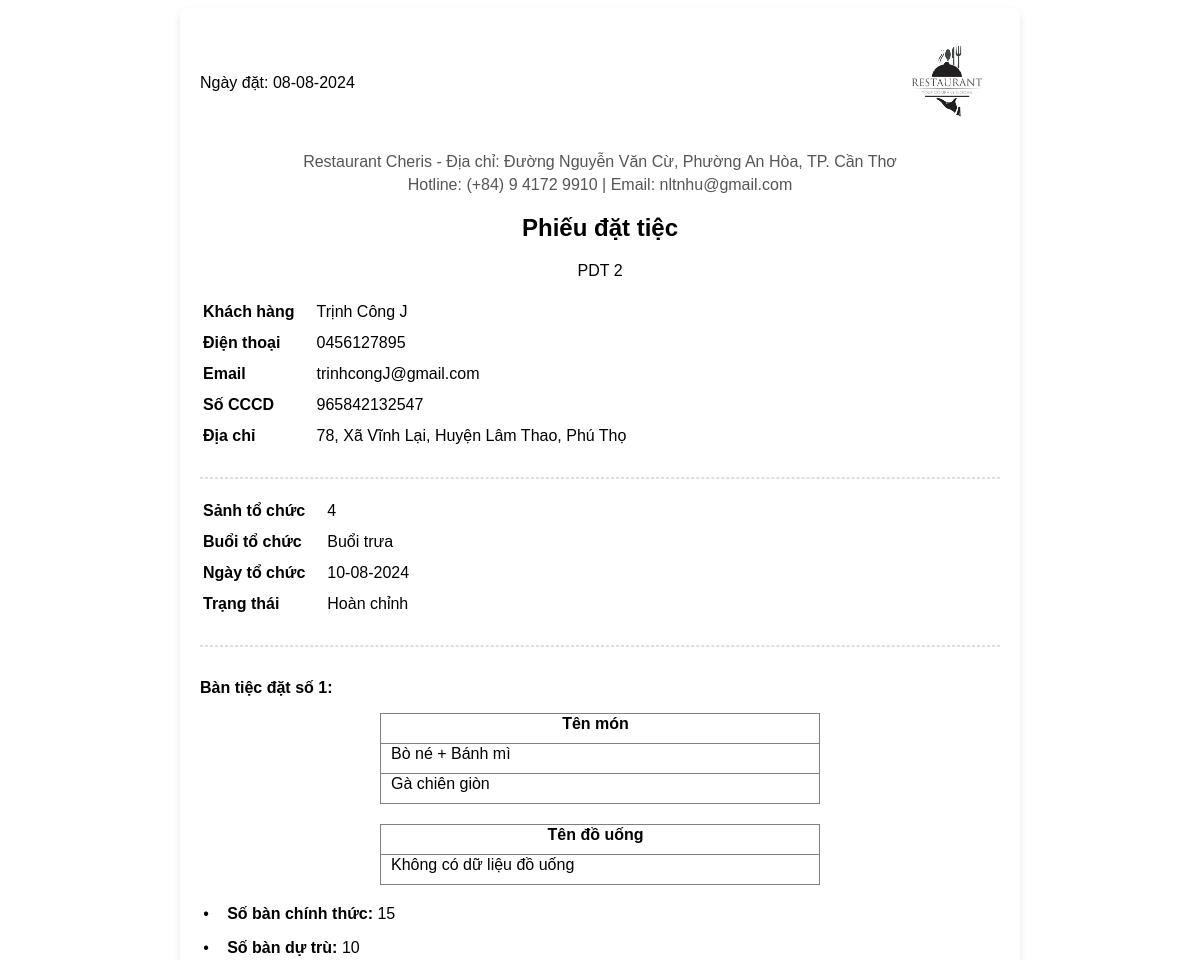
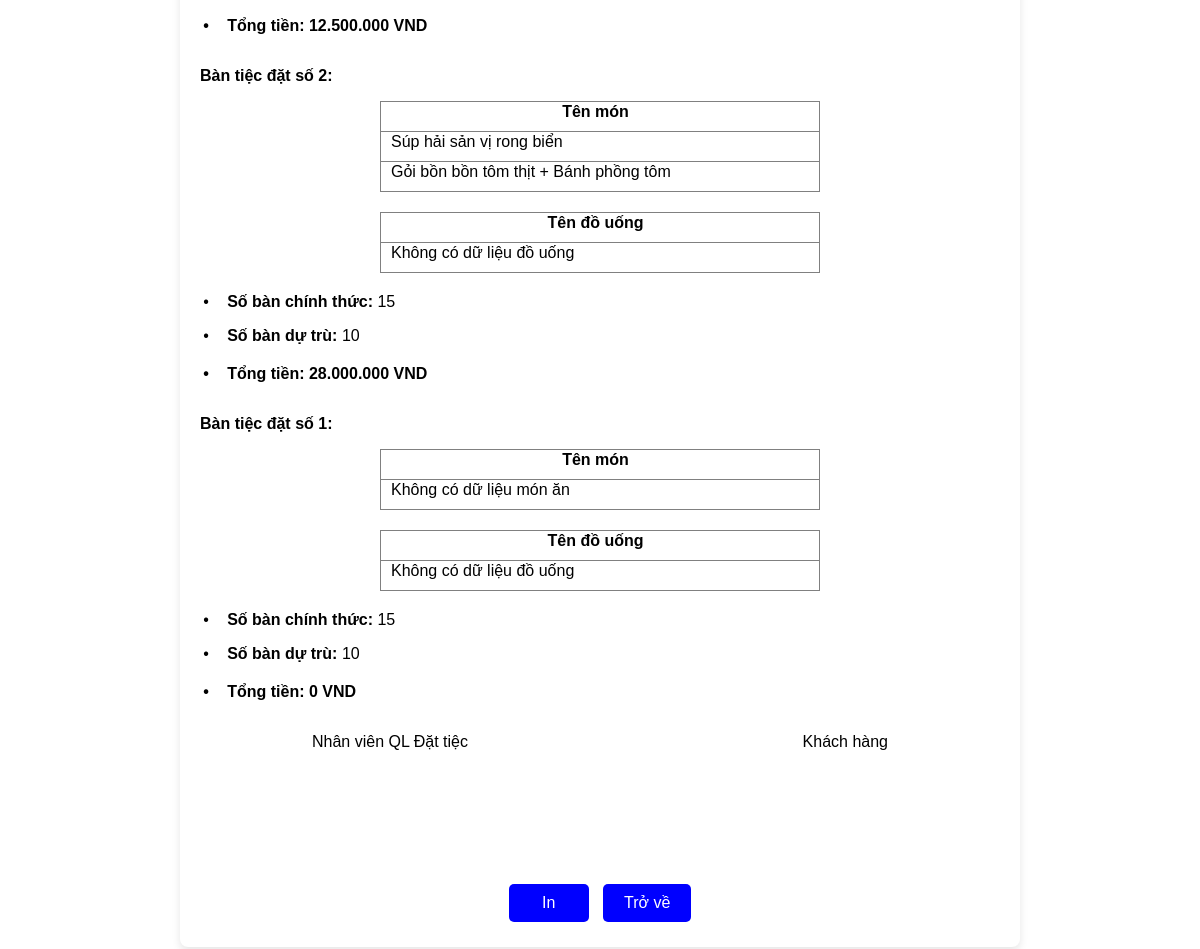
The page /content/phieudattiec/chi-tiet.php?sopdt=2 on the database its author committed (2 pictures, top to bottom).
### tables this page shows
CREATE TABLE `phieudattiec` (
  `sopdt` int(11) NOT NULL,
  `sohd` int(11) NOT NULL,
  `makh` int(11) NOT NULL,
  `stt_sanh` int(11) NOT NULL,
  `mabuoi` int(11) NOT NULL,
  `malt` int(11) NOT NULL,
  `ma_ctkm` int(11) NOT NULL,
  `ngaydat` varchar(255) NOT NULL,
  `ngaytochuc` varchar(255) NOT NULL,
  `trangthai` varchar(255) NOT NULL,
  `tiencoc` int(11) NOT NULL,
  `tiengiamgia` int(11) NOT NULL
);

CREATE TABLE `khachhang` (
  `makh` int(11) NOT NULL,
  `hoten` varchar(255) NOT NULL,
  `sodt` varchar(20) NOT NULL,
  `email` varchar(255) NOT NULL,
  `socccd` varchar(20) NOT NULL,
  `ngaycap` date NOT NULL,
  `noicap` varchar(255) NOT NULL,
  `so_nha` varchar(50) NOT NULL,
  `tinh_thanhpho` int(11) NOT NULL,
  `quan_huyen` int(11) NOT NULL,
  `phuong_xa` int(11) NOT NULL
);

CREATE TABLE `phuong_xa` (
  `mapx` int(11) NOT NULL,
  `ma_qh` int(11) NOT NULL,
  `tenpx` varchar(255) NOT NULL
);

CREATE TABLE `quan_huyen` (
  `maqh` int(11) NOT NULL,
  `ma_tinhtp` int(11) NOT NULL,
  `tenqh` varchar(255) NOT NULL
);

CREATE TABLE `tinh_thanhpho` (
  `matinhtp` int(11) NOT NULL,
  `ten_tinhtp` varchar(255) NOT NULL
);

CREATE TABLE `buoi` (
  `MABUOI` int(10) NOT NULL,
  `TENBUOI` varchar(255) NOT NULL,
  `GIOBD` char(10) NOT NULL,
  `GIOKT` char(10) NOT NULL
);

CREATE TABLE `bantiecdat` (
  `stt_btd` int(11) NOT NULL,
  `ten_btd` varchar(100) NOT NULL,
  `gia_btd` int(11) NOT NULL
);

CREATE TABLE `dattiec` (
  `sopdt` int(11) NOT NULL,
  `stt_btd` int(11) NOT NULL,
  `soban_chinhthuc` int(11) NOT NULL,
  `soban_dutru` int(11) DEFAULT 0,
  `soban_sudung` int(11) DEFAULT 0
);

### content/phieudattiec/chi-tiet.php (the view, shortened to what this page needs)
<?php
$servername = "localhost";
$username = "root";
$password = "";
$dbname = "tochuctiec";
$conn = new mysqli($servername, $username, $password, $dbname);
$sopdt = isset($_GET['sopdt']) ? $_GET['sopdt'] : null;
if ($sopdt) {
    $sql = "SELECT
                p.*,
                k.hoten, k.sodt, k.so_nha, k.email, k.socccd, px.tenpx, qh.tenqh, tt.ten_tinhtp,b.TENBUOI
            FROM phieudattiec p
            LEFT JOIN khachhang k ON p.makh = k.makh
            LEFT JOIN phuong_xa px ON k.phuong_xa = px.mapx
            LEFT JOIN quan_huyen qh ON k.quan_huyen = qh.maqh
            LEFT JOIN tinh_thanhpho tt ON k.tinh_thanhpho = tt.matinhtp
            LEFT JOIN buoi b ON p.mabuoi = b.MABUOI
            WHERE p.sopdt = ?";
    $stmt = $conn->prepare($sql);
    $stmt->bind_param('s', $sopdt);
    $stmt->execute();
    $result = $stmt->get_result();
    $data = $result->fetch_assoc();
} else {
    echo "Không tìm thấy mã phiếu!";
    exit;
}
?>
<!DOCTYPE html>
<html lang="vi">
<head>
    <link rel="stylesheet" href="css2/menu.css">
</head>
<body>
    <div class="invoice-container">
        <div class="invoice-header-content" style="display: flex;justify-content: space-between; align-items: center;">
            <div>
            <?php if ($data): ?>
                <tr>
                    <th>Ngày đặt: </th>
                    <td><?= htmlspecialchars(date('d-m-Y', strtotime($data['ngaydat']))) ?></td>
                </tr>
            </div>
            <div>
                <img src="img/logo.png" style="width: 105px; height:105px" alt="Restaurant Logo">
            </div>
        </div>
        <div class="invoice-header" style="margin-top: 1rem;">
            <p>Restaurant Cheris - Địa chỉ: Đường Nguyễn Văn Cừ, Phường An Hòa, TP. Cần Thơ</p>
            <p>Hotline: (+84) 9 4172 9910 | Email: nltnhu@gmail.com</p>
            <h2>Phiếu đặt tiệc</h2>
            <tr>
                <th>PDT</th>
                <td><?= htmlspecialchars($data['sopdt']) ?></td>
            </tr>
            <?php else: ?>
                <p>Không tìm thấy thông tin phiếu.</p>
            <?php endif; ?>
        </div>
        <div class="invoice-details">
            <?php if ($data): ?>
                <table>
                    <tr>
                        <th>Khách hàng</th>
                        <td><?= htmlspecialchars($data['hoten']) ?></td>
                    </tr>
                    <tr>
                        <th>Điện thoại</th>
                        <td><?= htmlspecialchars($data['sodt']) ?></td>
                    </tr>
                    <tr>
                        <th>Email</th>
                        <td><?= htmlspecialchars($data['email']) ?></td>
                    </tr>
                    <tr>
                        <th>Số CCCD</th>
                        <td><?= htmlspecialchars($data['socccd']) ?></td>
                    </tr>
                    <tr>
                        <th>Địa chỉ</th>
                        <td>
                            <?= htmlspecialchars($data['so_nha']) ?>,
                            <?= htmlspecialchars($data['tenpx']) ?>,
                            <?= htmlspecialchars($data['tenqh']) ?>,
                            <?= htmlspecialchars($data['ten_tinhtp']) ?>
                        </td>
                    </tr>
                </table>
        </div>
        <hr style="border: 1px dashed #ddd; margin: 20px 0;">
        <div class="invoice-items">
            <table>
                <tr>
                    <th>Sảnh tổ chức</th>
                    <td><?= htmlspecialchars($data['stt_sanh']) ?></td>
                </tr>
                <tr>
                    <th>Buổi tổ chức</th>
                    <td><?= htmlspecialchars($data['TENBUOI']) ?></td>
                </tr>
                <tr>
                    <th>Ngày tổ chức</th>
                    <td><?= htmlspecialchars(date('d-m-Y', strtotime($data['ngaytochuc']))) ?></td>
                </tr>
                <tr>
                    <th>Trạng thái</th>
                    <td><?= htmlspecialchars($data['trangthai']) ?></td>
                </tr>
            </table>
            <hr style="border: 1px dashed #ddd; margin: 20px 0;">
            <div class="invoice-items">
            <div class="invoice-section">
<?php
$sqlDatTiec = "
    SELECT DISTINCT stt_btd
    FROM dattiec
    WHERE sopdt = ?";
$stmtDatTiec = $conn->prepare($sqlDatTiec);
$stmtDatTiec->bind_param('s', $sopdt);
$stmtDatTiec->execute();
$resultDatTiec = $stmtDatTiec->get_result();
if ($resultDatTiec->num_rows > 0) {
    while ($dataDatTiec = $resultDatTiec->fetch_assoc()) {
        $sqlBanTiecDat = "
            SELECT ten_btd
            FROM bantiecdat
            WHERE stt_btd = ?";
        $stmtBanTiecDat = $conn->prepare($sqlBanTiecDat);
        $stmtBanTiecDat->bind_param('i', $dataDatTiec['stt_btd']);
        $stmtBanTiecDat->execute();
        $resultBanTiecDat = $stmtBanTiecDat->get_result();
        $dataBanTiecDat = $resultBanTiecDat->fetch_assoc();
        $sqlDatTiecInfo = "
            SELECT soban_chinhthuc, soban_dutru, soban_sudung
            FROM dattiec
            WHERE sopdt = ? AND stt_btd = ?";
        $stmtDatTiecInfo = $conn->prepare($sqlDatTiecInfo);
        $stmtDatTiecInfo->bind_param('si', $sopdt, $dataDatTiec['stt_btd']);
        $stmtDatTiecInfo->execute();
        $resultDatTiecInfo = $stmtDatTiecInfo->get_result();
        ?>
        <div class="invoice-section">
            <p style="margin-top:2rem"><strong> <?= htmlspecialchars($dataBanTiecDat['ten_btd']) ?>:</strong></p>
        <table border="1" style=" width: 55%;
            margin: 0 auto; /* Căn giữa bảng theo chiều ngang */
            margin-top: 0px; /* Khoảng cách từ phía trên */
            border-collapse: collapse;
            justify-items: center;">
            <tr>
                <th style="width: 19rem; text-align: center;">Tên món</th>
            </tr>
            <?php
            $sqlDatMon = "
                SELECT DISTINCT monan.ten_ma
                FROM datmon
                JOIN monan ON datmon.MA_MA = monan.ma_ma
                JOIN bantiec_mon ON bantiec_mon.MA_MA = datmon.MA_MA  -- Kết nối giữa bantiec_mon và datmon qua MA_MA
                JOIN bantiecdat ON bantiecdat.stt_btd = bantiec_mon.STT_BTD  -- Kết nối bantiec_mon và bantiecdat qua STT_BTD
                WHERE bantiecdat.stt_btd = ?";
            $stmtDatMon = $conn->prepare($sqlDatMon);
            $stmtDatMon->bind_param('i', $dataDatTiec['stt_btd']);
            $stmtDatMon->execute();
            $resultDatMon = $stmtDatMon->get_result();
            if ($resultDatMon->num_rows > 0) {
                while ($row = $resultDatMon->fetch_assoc()) {
                    echo "<tr>
                        <td>" . htmlspecialchars($row['ten_ma']) . "</td>
                    </tr>";
                }
            } else {
                echo "<tr><td colspan='1'>Không có dữ liệu món ăn</td></tr>";
            }
            ?>
        </table>
<table border="1" style="width: 55%;
    margin: 0 auto; /* Căn giữa bảng theo chiều ngang */
    margin-top: 20px; /* Khoảng cách từ bảng trên */
    border-collapse: collapse;
    justify-items: center;">
    <tr>
        <th style="width: 19rem; text-align: center;">Tên đồ uống</th>
    </tr>
    <?php
    $sqlDatDouong = "
        SELECT DISTINCT douong.ten_du
        FROM datdouong
        JOIN douong ON datdouong.ma_du = douong.ma_du -- Kết nối với bảng douong qua ma_du
        JOIN dattiec ON datdouong.sopdt = dattiec.sopdt -- Kết nối datdouong và dattiec qua sopdt
        JOIN bantiecdat ON dattiec.stt_btd = bantiecdat.stt_btd -- Kết nối dattiec và bantiecdat qua stt_btd
        WHERE bantiecdat.stt_btd = ?";
    $stmtDatDouong = $conn->prepare($sqlDatDouong);
    $stmtDatDouong->bind_param('i', $dataDatTiec['stt_btd']);
    $stmtDatDouong->execute();
    $resultDatDouong = $stmtDatDouong->get_result();
    if ($resultDatDouong->num_rows > 0) {
        while ($row = $resultDatDouong->fetch_assoc()) {
            echo "<tr>
                <td>" . htmlspecialchars($row['ten_du']) . "</td>
            </tr>";
        }
    } else {
        echo "<tr><td colspan='1'>Không có dữ liệu đồ uống</td></tr>";
    }
    ?>
</table>
        <div class="invoice-details" style="text-align: left; margin-top: 20px;">
            <?php
            if ($resultDatTiecInfo->num_rows > 0) {
                while ($row = $resultDatTiecInfo->fetch_assoc()) {
                    echo "
                    <div style='margin-bottom: 10px; margin-left: 1.7rem'>
                        <p style='position: relative;'>
                            <span style='position: absolute; left: -1.5rem;'>•</span>
                            <strong style='font-weight: bold;'>Số bàn chính thức:</strong> " . htmlspecialchars($row['soban_chinhthuc']) . "
                        </p>
                        <p style='position: relative;'>
                            <span style='position: absolute; left: -1.5rem;'>•</span>
                            <strong style='font-weight: bold;'>Số bàn dự trù:</strong> " . htmlspecialchars($row['soban_dutru'] ?? 'N/A') . "
                        </p>
                    </div>";
                }
            } else {
                echo "<p>Không có dữ liệu bàn tiệc</p>";
            }
            ?>
        </div>
        <div style="text-align: left; margin-top: 20px; font-weight: bold;">
            <?php
            $sqlGiaBTD = "SELECT gia_btd FROM bantiecdat WHERE stt_btd = ?";
            $stmtGiaBTD = $conn->prepare($sqlGiaBTD);
            $stmtGiaBTD->bind_param('i', $dataDatTiec['stt_btd']);
            $stmtGiaBTD->execute();
            $resultGiaBTD = $stmtGiaBTD->get_result();
            if ($resultGiaBTD->num_rows > 0) {
                $rowGiaBTD = $resultGiaBTD->fetch_assoc();
                $giaBTD = $rowGiaBTD['gia_btd'];
            } else {
                $giaBTD = 0;
            }
            $sqlSoBan = "SELECT soban_chinhthuc, soban_dutru FROM dattiec WHERE stt_btd = ?";
            $stmtSoBan = $conn->prepare($sqlSoBan);
            $stmtSoBan->bind_param('i', $dataDatTiec['stt_btd']);
            $stmtSoBan->execute();
            $resultSoBan = $stmtSoBan->get_result();
            if ($resultSoBan->num_rows > 0) {
                $rowSoBan = $resultSoBan->fetch_assoc();
                $sobanChinhThuc = $rowSoBan['soban_chinhthuc'];
                $sobanDuTru = $rowSoBan['soban_dutru'];
            } else {
                $sobanChinhThuc = 0;
                $sobanDuTru = 0;
            }
            $tongSoBan = $sobanChinhThuc + $sobanDuTru;
            $tongTien = $giaBTD * $tongSoBan;
            ?>
            <p style='position: relative; margin-left: 1.7rem;'>
                            <span style='position: absolute; left: -1.5rem;'>•</span>Tổng tiền: <?php echo number_format($tongTien, 0, ',', '.'); ?> VND</p>
        </div>
        </div>
    <?php
    }
} else {
    echo "Không có dữ liệu bàn tiệc cho SOPDT này.";
}
?>
  </div>
        <?php else: ?>
            <p>Không tìm thấy thông tin phiếu.</p>
        <?php endif; ?>
        <div class="invoice-footer2" style="display:flex; justify-content: space-between; margin-bottom: 7rem; ">
            <p style="text-align: left; margin-left: 7rem;">Nhân viên QL Đặt tiệc</p>
            <p style="text-align: right; margin-right: 7rem;">Khách hàng</p>
        </div>
        <div class="invoice-footer">
            <button class="button" onclick="window.print();">In</button>
            <button class="button back-button" onclick="window.history.back();">Trở về</button>
        </div>
    </div>
</body>
</html>

### content/phieudattiec/chi-tiet.php (style rules this page uses)
body { font-family: Arial, sans-serif; }
.invoice-container { max-width: 800px; margin: 0 auto; background: #fff; padding: 20px; border-radius: 8px; box-shadow: 0 4px 8px rgba(0, 0, 0, 0.1); }
.invoice-header { text-align: center; margin-bottom: 20px; }
.invoice-header p { margin: 5px 0; color: #555; }
.invoice-details { margin-bottom: 20px; }
.invoice-details th { text-align: left; padding-bottom: 10px; padding-right: 10px; }
.invoice-details td { padding-bottom: 10px; padding-left: 10px; }
.invoice-items th { text-align: left; padding-bottom: 10px; padding-right: 10px; }
.invoice-items td { padding-bottom: 10px; padding-left: 10px; }
.invoice-footer { text-align: center; margin-top: 20px; }
.button { padding: 10px 20px; font-size: 16px; cursor: pointer; margin: 5px; border: none; border-radius: 5px; background-color: #0000FF; color: white; width: 5rem; }
.back-button { background-color: #0000FF; width: 5.5rem; }

### rows shown on the page
phieudattiec: ngaydat "08-08-2024", sopdt "2", makh.hoten "Trịnh Công J", makh.sodt "0456127895", makh.email "trinhcongJ@gmail.com", makh.socccd "965842132547", makh.so_nha "78", phuong_xa.tenpx "Xã Vĩnh Lại", quan_huyen.tenqh "Huyện Lâm Thao", tinh_thanhpho.ten_tinhtp "Phú Thọ", stt_sanh "4", mabuoi.TENBUOI "Buổi trưa", ngaytochuc "10-08-2024", trangthai "Hoàn chỉnh"
bantiecdat: ten_btd "Bàn tiệc đặt số 1", gia_btd.soban_dutru "12.500.000"
dattiec: soban_chinhthuc "15", soban_dutru "10"
bantiecdat: ten_btd "Bàn tiệc đặt số 2", gia_btd.soban_dutru "28.000.000"
dattiec: soban_chinhthuc "15", soban_dutru "10"
bantiecdat: ten_btd "Bàn tiệc đặt số 1", gia_btd "0"
dattiec: soban_chinhthuc "15", soban_dutru "10"

### other values the page prints
$row['ten_ma'] "Bò né + Bánh mì"
$row['ten_ma'] "Gà chiên giòn"
$row['ten_ma'] "Súp hải sản vị rong biển"
$row['ten_ma'] "Gỏi bồn bồn tôm thịt + Bánh phồng tôm"
